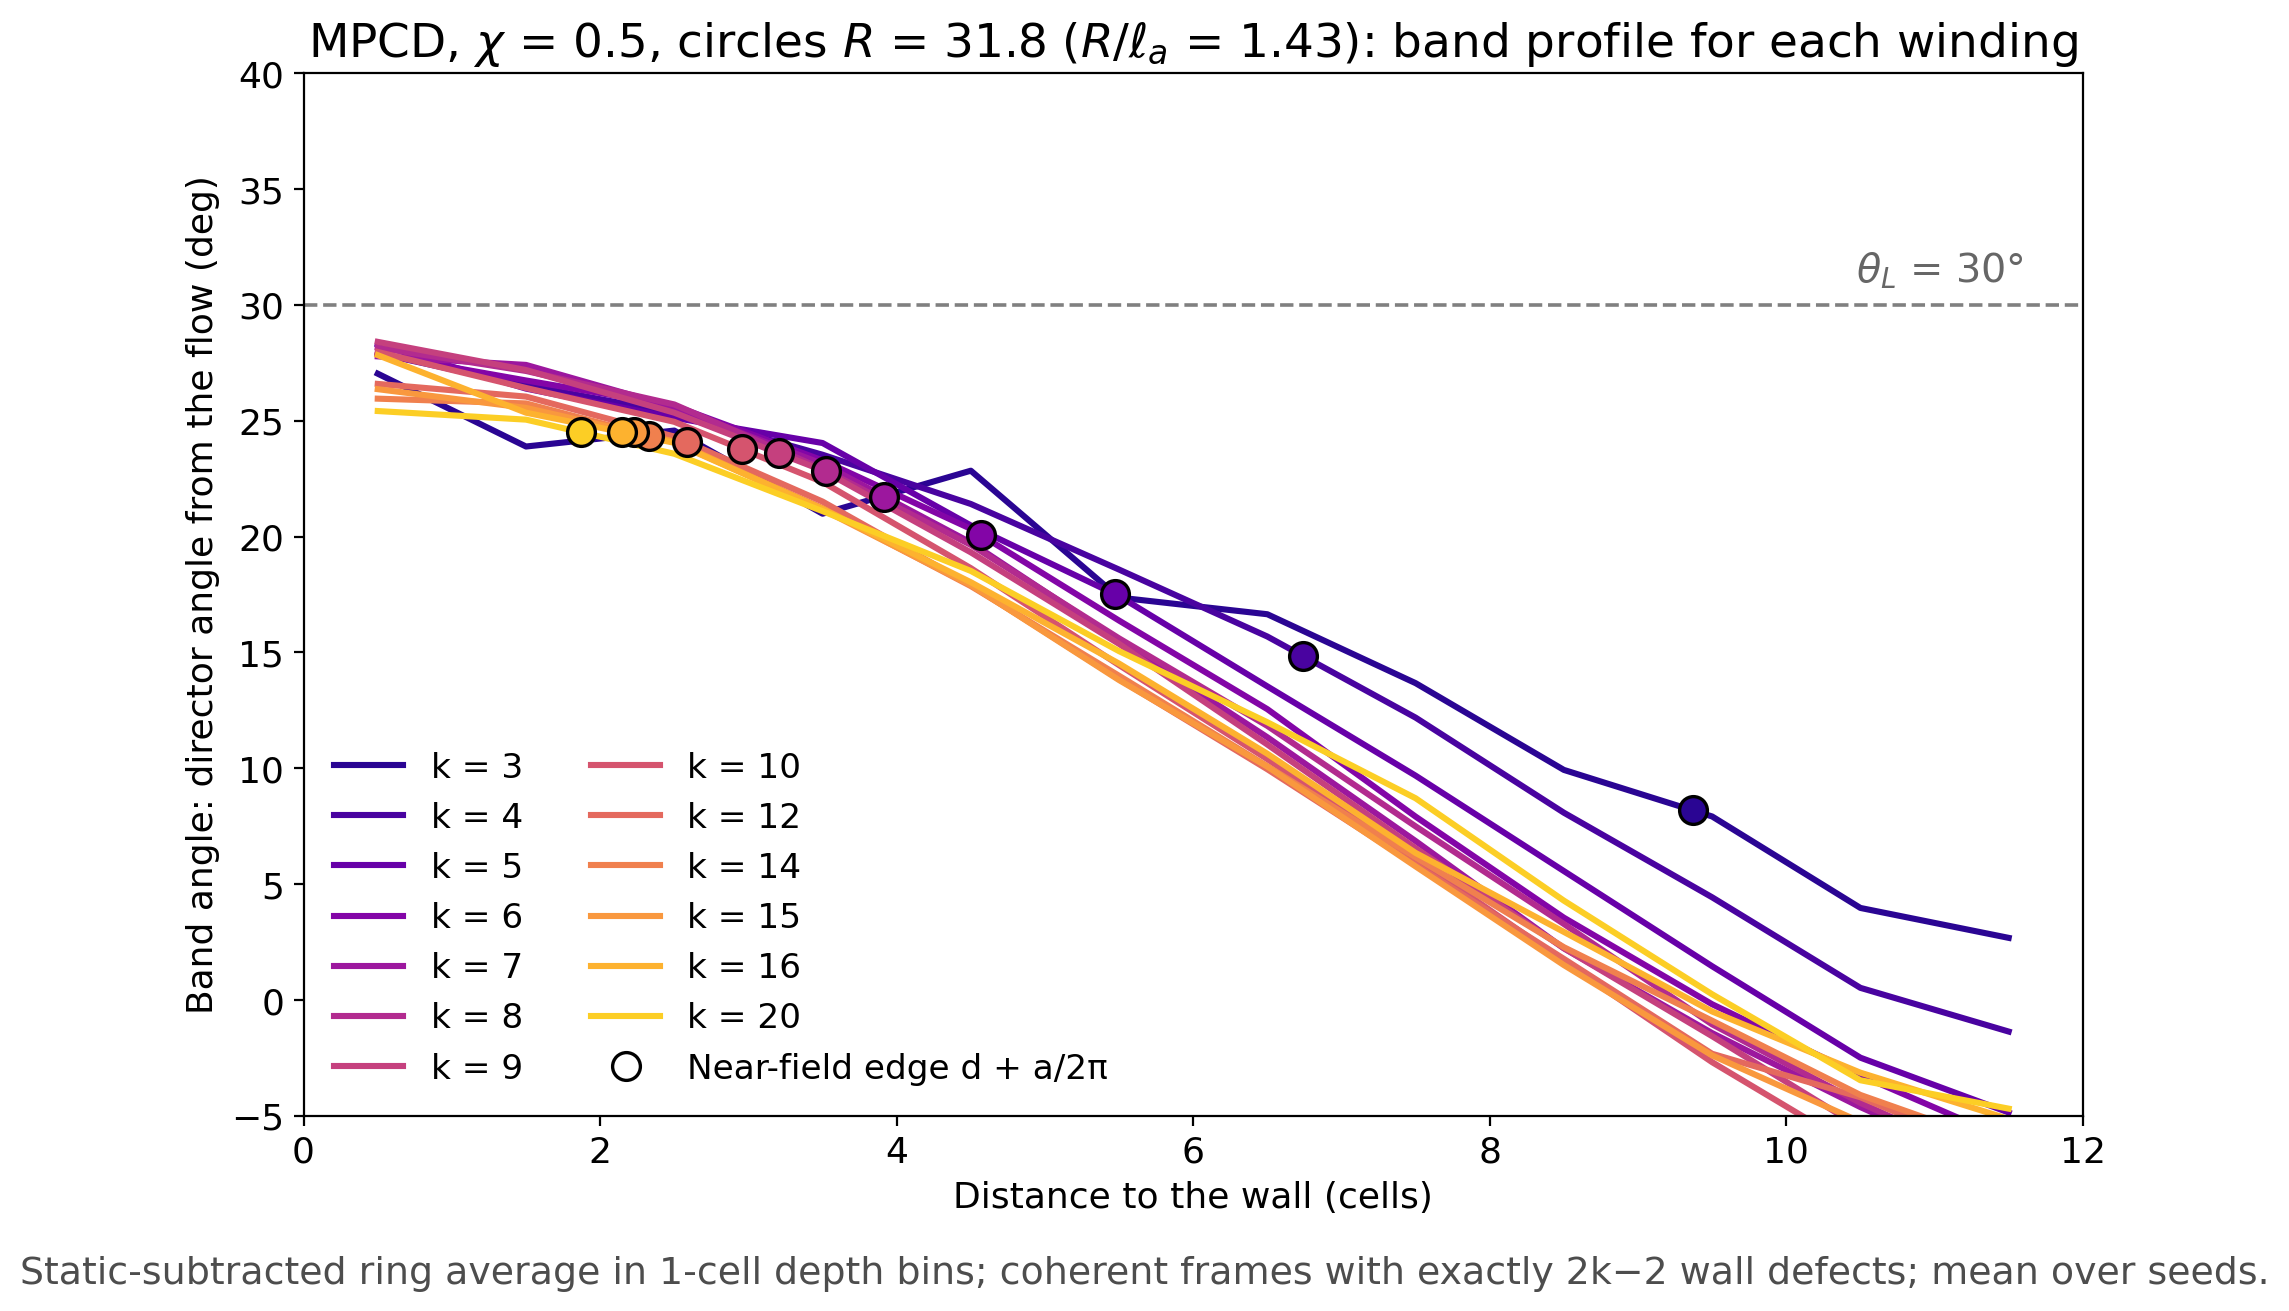

Recreate this plot in Python.
#!/usr/bin/env python3
"""Band angle vs distance to the wall for each winding k, MPCD chi 0.5, circles R 31.83 (user, 2026-11-24). Per run: coherent frames (C > 0.9) with exactly
2k-2 wall +1/2; per 1-cell depth bin [y, y+1), y = 0..11: static-subtracted ring average alpha_corr = alpha_meas - alpha_static + tau_static/2 (angle of the
director from the local flow direction, signed with the layer tilt; band_windows/static_band estimator). Medians over frames, mean over seeds.
Markers: each k's near-field edge d + a/2pi (measured per frame). -> fig_band_profiles_k.pdf/.png, fig_band_profiles_k.txt"""
import glob, gzip, json, os, sys, warnings, numpy as np, matplotlib
matplotlib.use("Agg"); import matplotlib.pyplot as plt
from multiprocessing import Pool
warnings.filterwarnings("ignore")
H = os.path.dirname(os.path.abspath(__file__)); sys.path.insert(0, H)
import static_band as SB  # noqa
YB = np.arange(0, 12, 1.0)


def run_one(run):
    try:
        bc = json.load(open(run + "/input.json"))["BC"][0]; R = bc["R"]; k = bc["customAnch"]; Q = np.array(bc["Q"][:2], float); N = 2 * k - 2
        with gzip.open(run + "/directorfield.dat.gz", "rt") as fh: D = np.loadtxt((l for l in fh if len(l.split()) == 8 and l.split()[0][0].isdigit()))
        td = np.unique(D[:, 0]); td = td[td >= td[0] + 0.5 * (td[-1] - td[0])]; t, fr = SB.read_with_angle(run, Q, 0.0); t = np.array(t)
        n = int(D[:, 1].max()) + 1; m = int(D[:, 2].max()) + 1; X, Y = np.meshgrid(np.arange(n) + 0.5 - Q[0], np.arange(m) + 0.5 - Q[1], indexing="ij")
        ph = np.arctan2(Y, X); u = R - np.hypot(X, Y); prof, edges = [], []
        for tt in td:
            i = int(np.argmin(np.abs(t - tt)))
            if abs(t[i] - tt) > 1e-6: continue
            f = fr[i]; zs = f[:, 0] + 1j * f[:, 1]; qs = f[:, 2]; r = np.abs(zs); w = (qs > 0) & (R - r < 4)
            if w.sum() != N or abs(qs.sum() - k) > 1e-6: continue
            ez = np.mean(np.exp(1j * (f[w, 3] - np.angle(zs[w]))))
            if abs(ez) < 0.9: continue
            sg = np.sign(np.angle(ez)) or 1.0; d = np.median(R - r[w]); edges.append(d + (R - d) / N)
            dd = D[D[:, 0] == tt]; th2 = np.full((n, m), np.nan); S = np.zeros((n, m)); ix, iy = dd[:, 1].astype(int), dd[:, 2].astype(int)
            th2[ix, iy] = 2 * np.arctan2(dd[:, 5], dd[:, 4]); S[ix, iy] = dd[:, 7]; th2[u <= 0] = np.nan
            th2s, _, _ = SB.TS.fields(X, Y, list(zs), list(qs), R)
            nt = SB.TS.natural_tilts(list(zs), list(qs), R, len(zs)); ts_ = sg * np.angle(np.mean(np.exp(1j * nt[np.flatnonzero(w)])))
            row = []
            for y in YB:
                b = (u >= y) & (u < y + 1) & np.isfinite(th2)
                am = np.angle(np.sum(S[b] * np.exp(1j * sg * (th2[b] - 2 * ph[b] - np.pi)))) / 2
                ast = np.angle(np.sum(np.exp(1j * sg * (th2s[b] - 2 * ph[b] - np.pi)))) / 2
                row.append(np.angle(np.exp(1j * 2 * (am - ast + ts_ / 2))) / 2)
            prof.append(row)
        if len(prof) < 3: return None
        return dict(k=k, prof=np.degrees(np.median(np.array(prof), 0)), edge=np.median(edges), n=len(prof))
    except Exception as ex:
        return dict(err=repr(ex)[:120], run=run)


if __name__ == "__main__":
    runs = [os.path.dirname(p) for p in sorted(glob.glob(SB.ROOT + "/runs/cavity/server_main/main_act0.07/rho*/k*/s[01][0-9]/directorfield.dat.gz"))
            if abs(json.load(open(os.path.dirname(p) + "/input.json"))["BC"][0]["R"] - 31.83) < 0.5]
    with Pool(int(os.environ.get("NPROC", 12))) as p: res = p.map(run_one, runs, chunksize=1)
    ok = [r for r in res if r and "err" not in r]; ks = sorted({r["k"] for r in ok})
    cmap = plt.get_cmap("plasma"); fig, ax = plt.subplots(figsize=(10, 6.4)); L = ["k | runs | near-field edge | alpha(y) for y = " + " ".join(f"{y + 0.5:g}" for y in YB)]
    ax.axhline(30, color="0.5", ls="--", lw=1.3); ax.text(11.6, 30.6, r"$\theta_L$ = 30°", ha="right", va="bottom", fontsize=11, color="0.4")
    for i, k in enumerate(ks):
        g = [r for r in ok if r["k"] == k]; P = np.mean([r["prof"] for r in g], 0); e = np.mean([r["edge"] for r in g]); c = cmap(0.05 + 0.85 * i / max(len(ks) - 1, 1))
        y = YB + 0.5; ax.plot(y, P, "-", color=c, lw=2.2, label=f"k = {k}")
        ax.plot(e, np.interp(e, y, P), "o", color=c, ms=10, mec="k", mew=1.2, zorder=5)
        L.append(f"{k:2d} | {len(g):2d} | {e:5.2f} | " + " ".join(f"{v:5.1f}" for v in P))
    ax.plot([], [], "o", color="w", mec="k", mew=1.2, ms=10, label="near-field edge d + a/2π")
    ax.set_xlabel("Distance to the wall (cells)"); ax.set_ylabel("Band angle: director angle from the flow (deg)"); ax.set_xlim(0, 12); ax.set_ylim(-5, 40)
    ax.set_title(r"MPCD, $\chi$ = 0.5, circles $R$ = 31.8 ($R/\ell_a$ = 1.43): band profile for each winding", fontsize=13)
    ax.legend(fontsize=9.5, frameon=False, ncol=2, loc="lower left")
    fig.text(0.5, -0.02, "Static-subtracted ring average in 1-cell depth bins; coherent frames with exactly 2k−2 wall defects; mean over seeds.", ha="center", fontsize=10.5, color="0.3")
    fig.tight_layout(); fig.savefig(os.path.join(H, "fig_band_profiles_k.pdf"), bbox_inches="tight"); fig.savefig(os.path.join(H, "fig_band_profiles_k.png"), dpi=200, bbox_inches="tight")
    open(os.path.join(H, "fig_band_profiles_k.txt"), "w").write("\n".join(L) + "\n"); print("\n".join(L))
